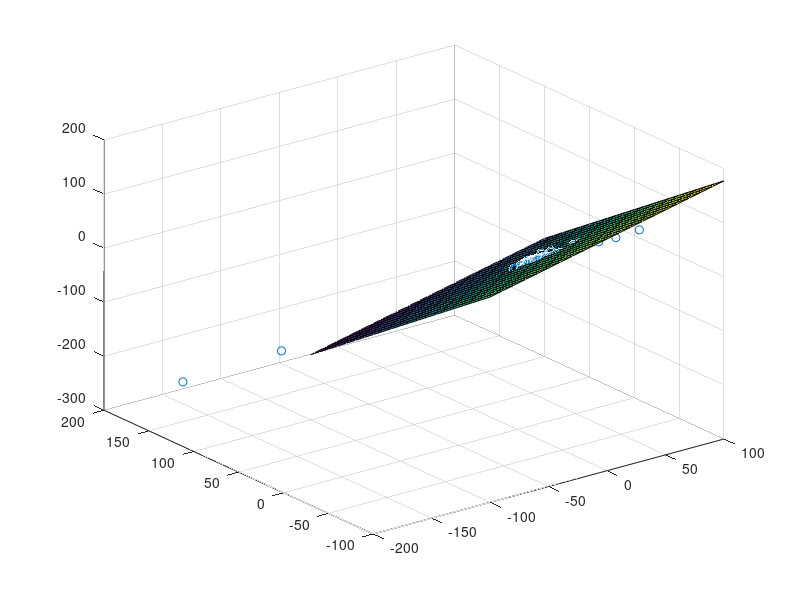

Source code (MATLAB):
clear all
close all
clc

a = fopen("data.txt","r");
b = fscanf(a, "%f");
c = reshape(b,3,153);

scatter3(c(1,:),c(2,:),c(3,:));
hold on
[x y] = meshgrid(-100:10:100); % Generate x and y data
z = -1/ -7.71075785e-01*( 3.77257794e-01*x -1*y + -6.55673981e-01 ); % Solve for z data
surf(x,y,z) %Plot the surface